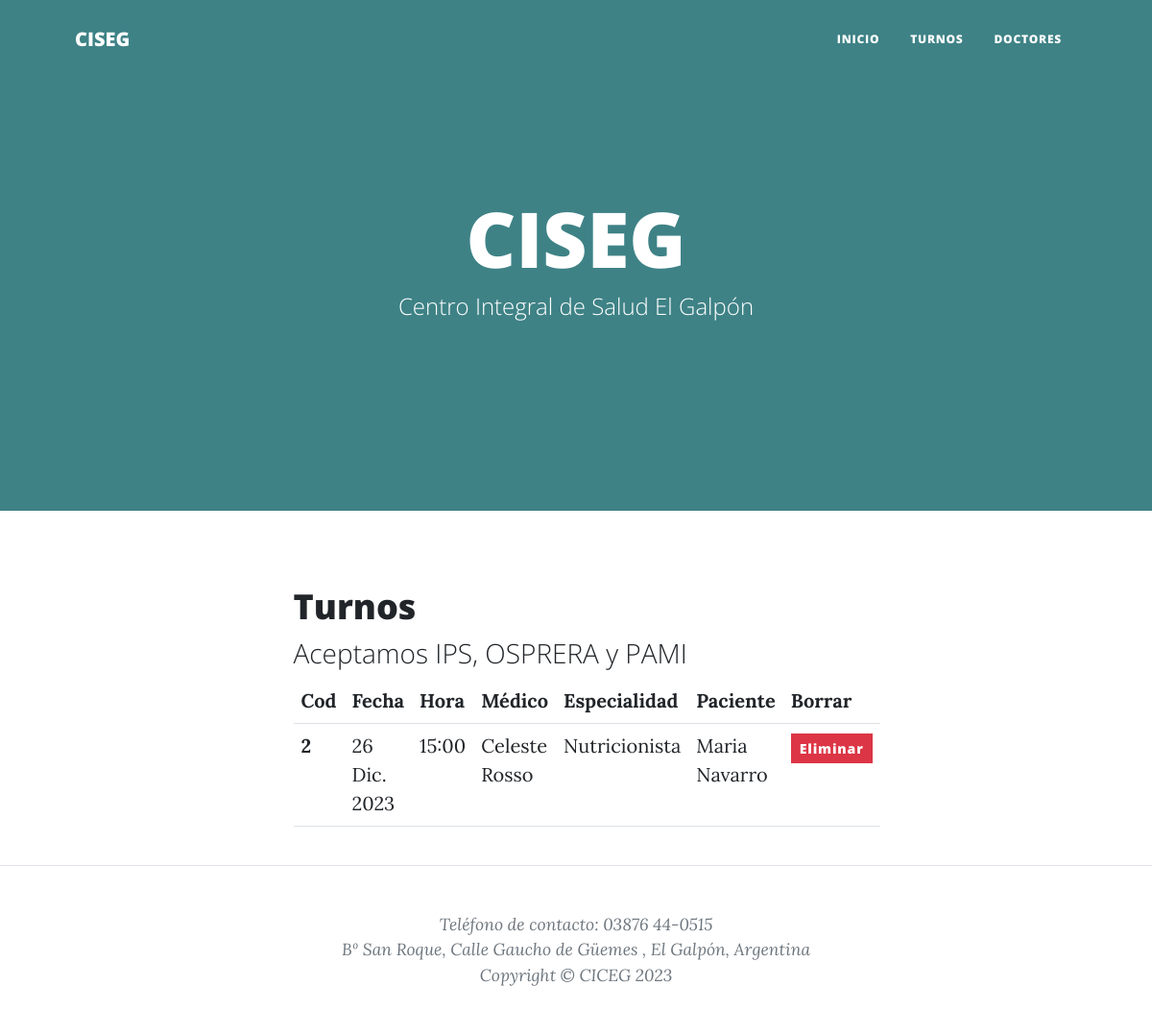
The app's page /turnos/, older data.
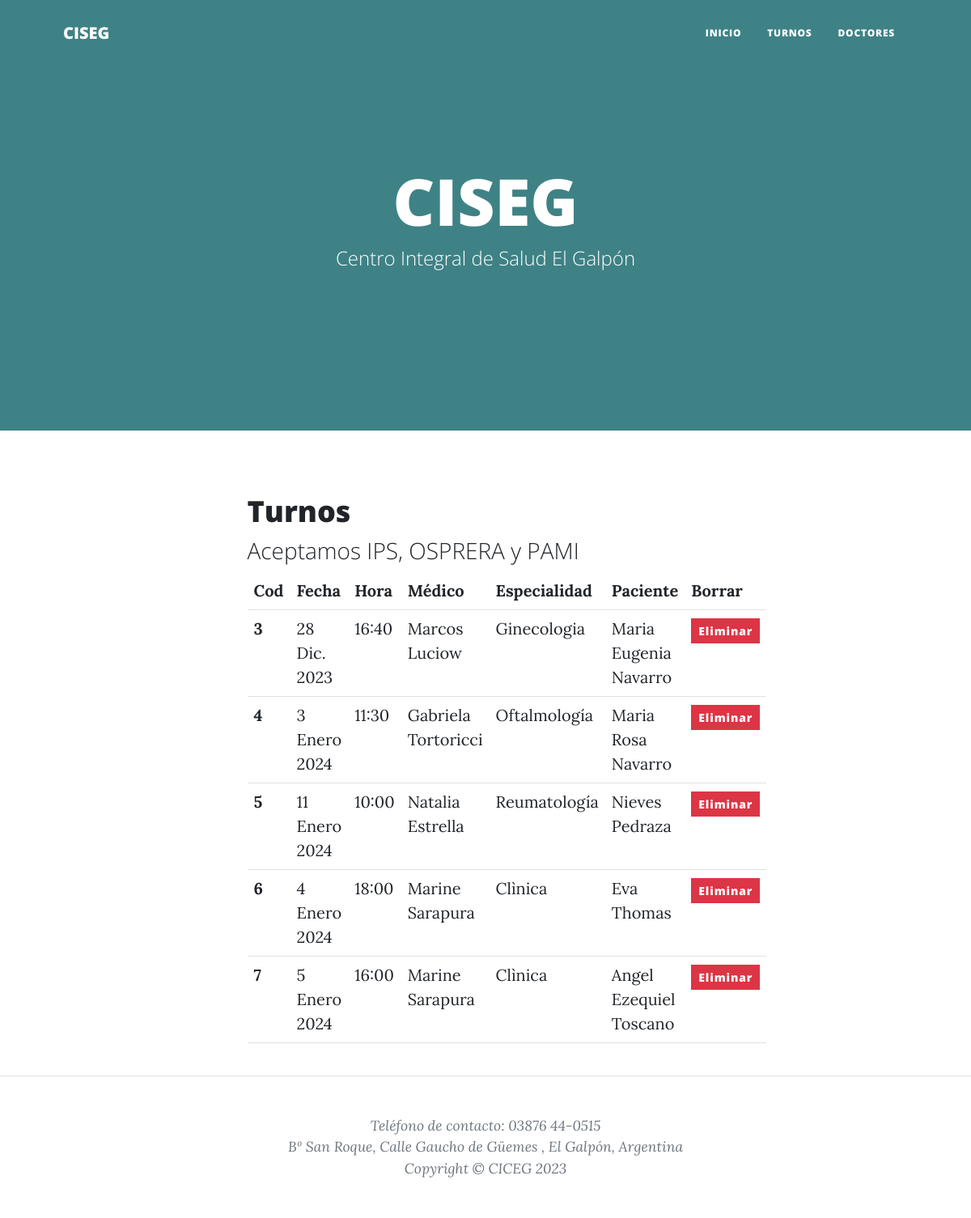
The same page, newer data.
### app/models.py (models this page shows, shortened)
class turno(models.Model):
    fecha=models.DateField()
    hora=models.TimeField()
    doctor=models.ForeignKey(doc, on_delete=models.CASCADE, blank=True, null=True)
    especialidad=models.ForeignKey(esp, on_delete=models.CASCADE, blank=True, null=True)
    paciente=models.ForeignKey(pacientes, on_delete=models.CASCADE, blank=True, null=True)
    class Meta:
        db_table = 'turno'
        verbose_name = 'turno'
        verbose_name_plural = 'turno'

class doc(models.Model):
    MP=models.PositiveIntegerField()
    nombre=models.CharField(max_length=30, null=False, verbose_name='nombre')
    apellido=models.CharField(max_length=30, null=False, verbose_name='apellido')
    especialidad=models.ForeignKey(esp, on_delete=models.CASCADE, blank=True, null=True)
    consultorio=models.ForeignKey(consultorios,on_delete=models.CASCADE, blank=True, null=True)
    def __str__(self):
        return '%s  %s'%(self.nombre,self.apellido)
    class Meta:
        db_table = 'doctores'
        verbose_name = 'doctor'
        verbose_name_plural = 'doctores'

class esp(models.Model):
    nombre=models.CharField(max_length=30, null=False, verbose_name='nombre')
    def __str__(self):
        return '%s'%(self.nombre)
    class Meta:
        db_table = 'esp'
        verbose_name = 'especialización'
        verbose_name_plural = 'especialidades'

class pacientes(models.Model):
    dni=models.CharField(max_length=8, null=False, verbose_name='DNI')
    nombre=models.CharField(max_length=30, null=False, verbose_name='Nombre')
    apellido=models.CharField(max_length=30, null=False, verbose_name='Apellido')
    obra_social=models.ForeignKey(obras_sociales, on_delete=models.CASCADE, blank=True, null=True)
    enfermedad=models.ForeignKey(enfermedad, on_delete=models.CASCADE, blank=True, null=True)
    def __str__(self):
        return '%s  %s'%(self.nombre,self.apellido)
    class Meta:
        db_table = 'pacientes'
        verbose_name = 'paciente'
        verbose_name_plural = 'pacientes'

### app/views.py (the view)
# urls.py: path('turnos/', views.turnos, name='turnos'),
def turnos(request):
    t = turno.objects.all()
    lista={'turnos':t}
    return render(request, 'turnos.html',lista)

### app/templates/turnos.html (shortened to what this page needs)
{%extends "template.html"%}
{%load static%}
{%block content%}
        <main class="mb-4">
            <div class="container px-4 px-lg-5">
                <div class="row gx-4 gx-lg-5 justify-content-center">
                    <div class="col-md-10 col-lg-8 col-xl-7">
                        <div class="post-preview">
                            <a href="post.html">
                                <h2 class="post-title">Turnos</h2>
                                <h3 class="post-subtitle">Aceptamos IPS, OSPRERA y PAMI</h3>
                            </a>
                        </div>
                        <div>
                            <table class="table">
                                <thead>
                                <tr>
                                    <th scope="col">Cod</th>
                                    <th scope="col">Fecha</th>
                                    <th scope="col">Hora</th>
                                    <th scope="col">Médico</th>
                                    <th>Especialidad</th>
                                    <th scope="col">Paciente</th>
                                    <th scope="col">Borrar</th>
                                </tr>
                                </thead>
                                <tbody>
                                {% for t in turnos %}
                                <tr>
                                    <th scope="row">{{t.id}}</th>
                                    <td>{{t.fecha}}</td>
                                    <td>{{t.hora}}</td>
                                    <td>{{t.doctor}}</td>
                                    <td>{{t.doctor.especialidad}}</td>
                                    <td>{{t.paciente}}</td>
                                    <td><a href="eliminar_turno/{{t.id}}" class="btn btn-block btn-sm btn-danger">Eliminar</a></td>
                                </tr>
                                {% endfor %}
                                </tbody>
                            </table>
                        </div>
                    </div>
                </div>
            </div>
        </main>
{%endblock%}

### app/templates/template.html (shortened to what this page needs)
<!DOCTYPE html>
{%load static%}
<html lang="en">
    <head>
        <link href="{%static 'css/styles.css'%}" rel="stylesheet" />
    </head>
    <body>
        <nav class="navbar navbar-expand-lg navbar-light" id="mainNav">
            <div class="container px-4 px-lg-5">
                <a class="navbar-brand" href="{%url 'index'%}">CISEG</a>
                <div class="collapse navbar-collapse" id="navbarResponsive">
                    <ul class="navbar-nav ms-auto py-4 py-lg-0">
                        <li class="nav-item"><a class="nav-link px-lg-3 py-3 py-lg-4" href="{%url 'index'%}">Inicio</a></li>
                        <li class="nav-item"><a class="nav-link px-lg-3 py-3 py-lg-4" href="{%url 'turnos'%}">Turnos</a></li>
                        <li class="nav-item"><a class="nav-link px-lg-3 py-3 py-lg-4" href="{%url 'doctores'%}">Doctores</a></li>
                    </ul>
                </div>
            </div>
        </nav>
        <header class="masthead">
            <div class="container position-relative px-4 px-lg-5">
                <div class="row gx-4 gx-lg-5 justify-content-center">
                    <div class="col-md-10 col-lg-8 col-xl-7">
                        <div class="site-heading">
                            <h1>CISEG</h1>
                            <span class="subheading">Centro Integral de Salud El Galpón</span>
                        </div>
                    </div>
                </div>
            </div>
        </header>
        {%block content%}
        {%endblock%}
        <footer class="border-top">
            <div class="container px-4 px-lg-5">
                <div class="row gx-4 gx-lg-5 justify-content-center">
                    <div class="col-md-10 col-lg-8 col-xl-7">
                        <div class="small text-center text-muted fst-italic">Teléfono de contacto: 03876 44-0515</div>
                        <div class="small text-center text-muted fst-italic">Bº San Roque, Calle Gaucho de Güemes , El Galpón, Argentina</div>
                        <div class="small text-center text-muted fst-italic">Copyright &copy; CICEG 2023</div>
                    </div>
                </div>
            </div>
        </footer>
    </body>
</html>

Row changes from the older to the newer data that the page shows:
removed turno: id "2", fecha "26 Dic. 2023", hora "15:00", doctor "Celeste Rosso", doctor.especialidad "Nutricionista", paciente "Maria Navarro"
added turno: id "3", fecha "28 Dic. 2023", hora "16:40", doctor "Marcos Luciow", doctor.especialidad "Ginecologia", paciente "Maria Eugenia Navarro"
added turno: id "4", fecha "3 Enero 2024", hora "11:30", doctor "Gabriela Tortoricci", doctor.especialidad "Oftalmología", paciente "Maria Rosa Navarro"
added turno: id "5", fecha "11 Enero 2024", hora "10:00", doctor "Natalia Estrella", doctor.especialidad "Reumatología", paciente "Nieves Pedraza"
added turno: id "6", fecha "4 Enero 2024", hora "18:00", doctor "Marine Sarapura", doctor.especialidad "Clìnica", paciente "Eva Thomas"
added turno: id "7", fecha "5 Enero 2024", hora "16:00", doctor "Marine Sarapura", doctor.especialidad "Clìnica", paciente "Angel Ezequiel Toscano"
